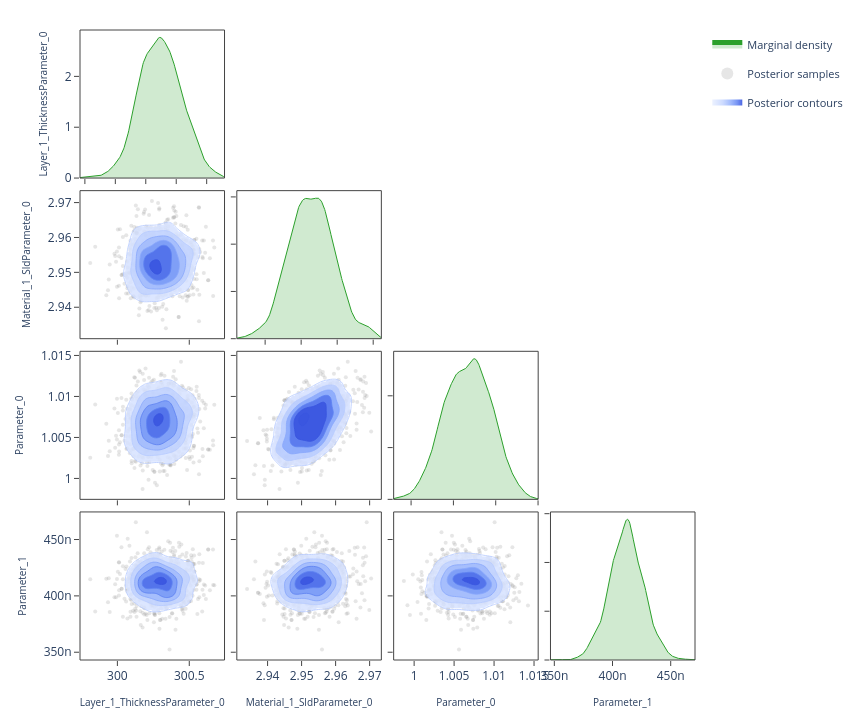

Source (notebook cell):
### Code cell
# ---- Corner plot ------------------------------------------------------------
# Pairwise correlations: marginal density on the diagonal, scatter samples
# and 2-D contours on the lower triangle.  Mirrors the "Corner Plot" sub-tab.

fig = plot_corner(posterior.draws, posterior.param_names)
fig.show()

### Figure 1 — Plotly figure (JSON) as saved in the notebook; plotly's stock layout.template omitted (floating-point values rounded to 4 significant figures; data arrays with more than 128 entries replaced by an {"elided": "..."} marker saying what was removed)
{"data": [{"fill": "tozeroy", "fillcolor": "rgba(44, 160, 44, 0.22)", "hoverinfo": "skip", "legendgroup": "marginal", "line": {"color": "rgb(44, 160, 44)", "width": 1}, "mode": "lines", "name": "Marginal density", "showlegend": true, "type": "scatter", "x": {"elided": "256 float values"}, "xaxis": "x", "y": {"elided": "256 float values"}, "yaxis": "y"}, {"hoverinfo": "skip", "legendgroup": "scatter", "marker": {"color": "rgba(140, 140, 140, 0.22)", "size": 4}, "mode": "markers", "name": "Posterior samples", "showlegend": true, "type": "scatter", "x": {"elided": "720 float values"}, "xaxis": "x5", "y": {"elided": "720 float values"}, "yaxis": "y5", "zorder": 0}, {"colorscale": [[0.0, "rgba(224, 233, 255, 0.62)"], [0.35, "rgba(183, 203, 255, 0.70)"], [0.6, "rgba(138, 169, 252, 0.78)"], [0.82, "rgba(96, 131, 242, 0.84)"], [1.0, "rgba(58, 86, 224, 0.90)"]], "connectgaps": false, "contours": {"coloring": "fill", "end": 159.0, "showlabels": false, "showlines": false, "size": 25.11, "start": 33.48}, "hoverinfo": "skip", "legendgroup": "contour", "name": "Posterior contours", "showlegend": true, "showscale": false, "type": "contour", "x": [299.8, 299.8, 299.8, 299.8, 299.8, 299.8, 299.8, 299.9, 299.9, 299.9, 299.9, 299.9, 299.9, 299.9, 299.9, 299.9, 300.0, 300.0, 300.0, 300.0, 300.0, 300.0, 300.0, 300.0, 300.1, 300.1, 300.1, 300.1, 300.1, 300.1, 300.1, 300.1, 300.2, 300.2, 300.2, 300.2, 300.2, 300.2, 300.2, 300.2, 300.2, 300.3, 300.3, 300.3, 300.3, 300.3, 300.3, 300.3, 300.3, 300.4, 300.4, 300.4, 300.4, 300.4, 300.4, 300.4, 300.4, 300.5, 300.5, 300.5, 300.5, 300.5, 300.5, 300.5, 300.5, 300.5, 300.6, 300.6, 300.6, 300.6, 300.6, 300.6, 300.6, 300.6, 300.7, 300.7, 300.7, 300.7, 300.7, 300.7], "xaxis": "x5", "y": [2.932, 2.933, 2.933, 2.934, 2.934, 2.935, 2.935, 2.936, 2.936, 2.937, 2.937, 2.938, 2.938, 2.939, 2.939, 2.94, 2.94, 2.941, 2.941, 2.942, 2.942, 2.943, 2.943, 2.944, 2.944, 2.945, 2.945, 2.946, 2.946, 2.947, 2.947, 2.948, 2.948, 2.949, 2.949, 2.95, 2.95, 2.951, 2.951, 2.952, 2.952, 2.953, 2.953, 2.954, 2.954, 2.955, 2.956, 2.956, 2.957, 2.957, 2.958, 2.958, 2.959, 2.959, 2.96, 2.96, 2.961, 2.961, 2.962, 2.962, 2.963, 2.963, 2.964, 2.964, 2.965, 2.965, 2.966, 2.966, 2.967, 2.967, 2.968, 2.968, 2.969, 2.969, 2.97, 2.97, 2.971, 2.971, 2.972, 2.972], "yaxis": "y5", "z": {"elided": "80x80 float values"}, "zmax": 159.0, "zmin": 33.48, "zorder": 1}, {"colorscale": [[0.0, "rgba(183, 203, 255, 0.94)"], [0.35, "rgba(183, 203, 255, 0.94)"], [0.35, "rgba(138, 169, 252, 0.95)"], [0.6, "rgba(138, 169, 252, 0.95)"], [0.6, "rgba(96, 131, 242, 0.96)"], [0.82, "rgba(96, 131, 242, 0.96)"], [0.82, "rgba(58, 86, 224, 0.98)"], [1.0, "rgba(58, 86, 224, 0.98)"]], "contours": {"coloring": "lines", "end": 159.0, "showlabels": false, "size": 25.11, "start": 33.48}, "hoverinfo": "skip", "legendgroup": "contour", "line": {"width": 0.9}, "showlegend": false, "showscale": false, "type": "contour", "x": [299.8, 299.8, 299.8, 299.8, 299.8, 299.8, 299.8, 299.9, 299.9, 299.9, 299.9, 299.9, 299.9, 299.9, 299.9, 299.9, 300.0, 300.0, 300.0, 300.0, 300.0, 300.0, 300.0, 300.0, 300.1, 300.1, 300.1, 300.1, 300.1, 300.1, 300.1, 300.1, 300.2, 300.2, 300.2, 300.2, 300.2, 300.2, 300.2, 300.2, 300.2, 300.3, 300.3, 300.3, 300.3, 300.3, 300.3, 300.3, 300.3, 300.4, 300.4, 300.4, 300.4, 300.4, 300.4, 300.4, 300.4, 300.5, 300.5, 300.5, 300.5, 300.5, 300.5, 300.5, 300.5, 300.5, 300.6, 300.6, 300.6, 300.6, 300.6, 300.6, 300.6, 300.6, 300.7, 300.7, 300.7, 300.7, 300.7, 300.7], "xaxis": "x5", "y": [2.932, 2.933, 2.933, 2.934, 2.934, 2.935, 2.935, 2.936, 2.936, 2.937, 2.937, 2.938, 2.938, 2.939, 2.939, 2.94, 2.94, 2.941, 2.941, 2.942, 2.942, 2.943, 2.943, 2.944, 2.944, 2.945, 2.945, 2.946, 2.946, 2.947, 2.947, 2.948, 2.948, 2.949, 2.949, 2.95, 2.95, 2.951, 2.951, 2.952, 2.952, 2.953, 2.953, 2.954, 2.954, 2.955, 2.956, 2.956, 2.957, 2.957, 2.958, 2.958, 2.959, 2.959, 2.96, 2.96, 2.961, 2.961, 2.962, 2.962, 2.963, 2.963, 2.964, 2.964, 2.965, 2.965, 2.966, 2.966, 2.967, 2.967, 2.968, 2.968, 2.969, 2.969, 2.97, 2.97, 2.971, 2.971, 2.972, 2.972], "yaxis": "y5", "z": {"elided": "80x80 float values"}, "zmax": 159.0, "zmin": 33.48, "zorder": 2}, {"fill": "tozeroy", "fillcolor": "rgba(44, 160, 44, 0.22)", "hoverinfo": "skip", "legendgroup": "marginal", "line": {"color": "rgb(44, 160, 44)", "width": 1}, "mode": "lines", "name": "Marginal density", "showlegend": false, "type": "scatter", "x": {"elided": "256 float values"}, "xaxis": "x6", "y": {"elided": "256 float values"}, "yaxis": "y6"}, {"hoverinfo": "skip", "legendgroup": "scatter", "marker": {"color": "rgba(140, 140, 140, 0.22)", "size": 4}, "mode": "markers", "name": "Posterior samples", "showlegend": false, "type": "scatter", "x": {"elided": "720 float values"}, "xaxis": "x9", "y": {"elided": "720 float values"}, "yaxis": "y9", "zorder": 0}, {"colorscale": [[0.0, "rgba(224, 233, 255, 0.62)"], [0.35, "rgba(183, 203, 255, 0.70)"], [0.6, "rgba(138, 169, 252, 0.78)"], [0.82, "rgba(96, 131, 242, 0.84)"], [1.0, "rgba(58, 86, 224, 0.90)"]], "connectgaps": false, "contours": {"coloring": "fill", "end": 370.5, "showlabels": false, "showlines": false, "size": 58.49, "start": 77.99}, "hoverinfo": "skip", "legendgroup": "contour", "name": "Posterior contours", "showlegend": false, "showscale": false, "type": "contour", "x": [299.8, 299.8, 299.8, 299.8, 299.8, 299.8, 299.8, 299.9, 299.9, 299.9, 299.9, 299.9, 299.9, 299.9, 299.9, 299.9, 300.0, 300.0, 300.0, 300.0, 300.0, 300.0, 300.0, 300.0, 300.1, 300.1, 300.1, 300.1, 300.1, 300.1, 300.1, 300.1, 300.2, 300.2, 300.2, 300.2, 300.2, 300.2, 300.2, 300.2, 300.2, 300.3, 300.3, 300.3, 300.3, 300.3, 300.3, 300.3, 300.3, 300.4, 300.4, 300.4, 300.4, 300.4, 300.4, 300.4, 300.4, 300.5, 300.5, 300.5, 300.5, 300.5, 300.5, 300.5, 300.5, 300.5, 300.6, 300.6, 300.6, 300.6, 300.6, 300.6, 300.6, 300.6, 300.7, 300.7, 300.7, 300.7, 300.7, 300.7], "xaxis": "x9", "y": [0.9979, 0.9982, 0.9984, 0.9986, 0.9988, 0.999, 0.9992, 0.9995, 0.9997, 0.9999, 1.0, 1.0, 1.001, 1.001, 1.001, 1.001, 1.001, 1.002, 1.002, 1.002, 1.002, 1.002, 1.003, 1.003, 1.003, 1.003, 1.004, 1.004, 1.004, 1.004, 1.004, 1.005, 1.005, 1.005, 1.005, 1.006, 1.006, 1.006, 1.006, 1.006, 1.007, 1.007, 1.007, 1.007, 1.007, 1.008, 1.008, 1.008, 1.008, 1.009, 1.009, 1.009, 1.009, 1.009, 1.01, 1.01, 1.01, 1.01, 1.01, 1.011, 1.011, 1.011, 1.011, 1.012, 1.012, 1.012, 1.012, 1.012, 1.013, 1.013, 1.013, 1.013, 1.014, 1.014, 1.014, 1.014, 1.014, 1.015, 1.015, 1.015], "yaxis": "y9", "z": {"elided": "80x80 float values"}, "zmax": 370.5, "zmin": 77.99, "zorder": 1}, {"colorscale": [[0.0, "rgba(183, 203, 255, 0.94)"], [0.35, "rgba(183, 203, 255, 0.94)"], [0.35, "rgba(138, 169, 252, 0.95)"], [0.6, "rgba(138, 169, 252, 0.95)"], [0.6, "rgba(96, 131, 242, 0.96)"], [0.82, "rgba(96, 131, 242, 0.96)"], [0.82, "rgba(58, 86, 224, 0.98)"], [1.0, "rgba(58, 86, 224, 0.98)"]], "contours": {"coloring": "lines", "end": 370.5, "showlabels": false, "size": 58.49, "start": 77.99}, "hoverinfo": "skip", "legendgroup": "contour", "line": {"width": 0.9}, "showlegend": false, "showscale": false, "type": "contour", "x": [299.8, 299.8, 299.8, 299.8, 299.8, 299.8, 299.8, 299.9, 299.9, 299.9, 299.9, 299.9, 299.9, 299.9, 299.9, 299.9, 300.0, 300.0, 300.0, 300.0, 300.0, 300.0, 300.0, 300.0, 300.1, 300.1, 300.1, 300.1, 300.1, 300.1, 300.1, 300.1, 300.2, 300.2, 300.2, 300.2, 300.2, 300.2, 300.2, 300.2, 300.2, 300.3, 300.3, 300.3, 300.3, 300.3, 300.3, 300.3, 300.3, 300.4, 300.4, 300.4, 300.4, 300.4, 300.4, 300.4, 300.4, 300.5, 300.5, 300.5, 300.5, 300.5, 300.5, 300.5, 300.5, 300.5, 300.6, 300.6, 300.6, 300.6, 300.6, 300.6, 300.6, 300.6, 300.7, 300.7, 300.7, 300.7, 300.7, 300.7], "xaxis": "x9", "y": [0.9979, 0.9982, 0.9984, 0.9986, 0.9988, 0.999, 0.9992, 0.9995, 0.9997, 0.9999, 1.0, 1.0, 1.001, 1.001, 1.001, 1.001, 1.001, 1.002, 1.002, 1.002, 1.002, 1.002, 1.003, 1.003, 1.003, 1.003, 1.004, 1.004, 1.004, 1.004, 1.004, 1.005, 1.005, 1.005, 1.005, 1.006, 1.006, 1.006, 1.006, 1.006, 1.007, 1.007, 1.007, 1.007, 1.007, 1.008, 1.008, 1.008, 1.008, 1.009, 1.009, 1.009, 1.009, 1.009, 1.01, 1.01, 1.01, 1.01, 1.01, 1.011, 1.011, 1.011, 1.011, 1.012, 1.012, 1.012, 1.012, 1.012, 1.013, 1.013, 1.013, 1.013, 1.014, 1.014, 1.014, 1.014, 1.014, 1.015, 1.015, 1.015], "yaxis": "y9", "z": {"elided": "80x80 float values"}, "zmax": 370.5, "zmin": 77.99, "zorder": 2}, {"hoverinfo": "skip", "legendgroup": "scatter", "marker": {"color": "rgba(140, 140, 140, 0.22)", "size": 4}, "mode": "markers", "name": "Posterior samples", "showlegend": false, "type": "scatter", "x": {"elided": "720 float values"}, "xaxis": "x10", "y": {"elided": "720 float values"}, "yaxis": "y10", "zorder": 0}, {"colorscale": [[0.0, "rgba(224, 233, 255, 0.62)"], [0.35, "rgba(183, 203, 255, 0.70)"], [0.6, "rgba(138, 169, 252, 0.78)"], [0.82, "rgba(96, 131, 242, 0.84)"], [1.0, "rgba(58, 86, 224, 0.90)"]], "connectgaps": false, "contours": {"coloring": "fill", "end": 8393.0, "showlabels": false, "showlines": false, "size": 1325.0, "start": 1767.0}, "hoverinfo": "skip", "legendgroup": "contour", "name": "Posterior contours", "showlegend": false, "showscale": false, "type": "contour", "x": [2.932, 2.933, 2.933, 2.934, 2.934, 2.935, 2.935, 2.936, 2.936, 2.937, 2.937, 2.938, 2.938, 2.939, 2.939, 2.94, 2.94, 2.941, 2.941, 2.942, 2.942, 2.943, 2.943, 2.944, 2.944, 2.945, 2.945, 2.946, 2.946, 2.947, 2.947, 2.948, 2.948, 2.949, 2.949, 2.95, 2.95, 2.951, 2.951, 2.952, 2.952, 2.953, 2.953, 2.954, 2.954, 2.955, 2.956, 2.956, 2.957, 2.957, 2.958, 2.958, 2.959, 2.959, 2.96, 2.96, 2.961, 2.961, 2.962, 2.962, 2.963, 2.963, 2.964, 2.964, 2.965, 2.965, 2.966, 2.966, 2.967, 2.967, 2.968, 2.968, 2.969, 2.969, 2.97, 2.97, 2.971, 2.971, 2.972, 2.972], "xaxis": "x10", "y": [0.9979, 0.9982, 0.9984, 0.9986, 0.9988, 0.999, 0.9992, 0.9995, 0.9997, 0.9999, 1.0, 1.0, 1.001, 1.001, 1.001, 1.001, 1.001, 1.002, 1.002, 1.002, 1.002, 1.002, 1.003, 1.003, 1.003, 1.003, 1.004, 1.004, 1.004, 1.004, 1.004, 1.005, 1.005, 1.005, 1.005, 1.006, 1.006, 1.006, 1.006, 1.006, 1.007, 1.007, 1.007, 1.007, 1.007, 1.008, 1.008, 1.008, 1.008, 1.009, 1.009, 1.009, 1.009, 1.009, 1.01, 1.01, 1.01, 1.01, 1.01, 1.011, 1.011, 1.011, 1.011, 1.012, 1.012, 1.012, 1.012, 1.012, 1.013, 1.013, 1.013, 1.013, 1.014, 1.014, 1.014, 1.014, 1.014, 1.015, 1.015, 1.015], "yaxis": "y10", "z": {"elided": "80x80 float values"}, "zmax": 8393.0, "zmin": 1767.0, "zorder": 1}, {"colorscale": [[0.0, "rgba(183, 203, 255, 0.94)"], [0.35, "rgba(183, 203, 255, 0.94)"], [0.35, "rgba(138, 169, 252, 0.95)"], [0.6, "rgba(138, 169, 252, 0.95)"], [0.6, "rgba(96, 131, 242, 0.96)"], [0.82, "rgba(96, 131, 242, 0.96)"], [0.82, "rgba(58, 86, 224, 0.98)"], [1.0, "rgba(58, 86, 224, 0.98)"]], "contours": {"coloring": "lines", "end": 8393.0, "showlabels": false, "size": 1325.0, "start": 1767.0}, "hoverinfo": "skip", "legendgroup": "contour", "line": {"width": 0.9}, "showlegend": false, "showscale": false, "type": "contour", "x": [2.932, 2.933, 2.933, 2.934, 2.934, 2.935, 2.935, 2.936, 2.936, 2.937, 2.937, 2.938, 2.938, 2.939, 2.939, 2.94, 2.94, 2.941, 2.941, 2.942, 2.942, 2.943, 2.943, 2.944, 2.944, 2.945, 2.945, 2.946, 2.946, 2.947, 2.947, 2.948, 2.948, 2.949, 2.949, 2.95, 2.95, 2.951, 2.951, 2.952, 2.952, 2.953, 2.953, 2.954, 2.954, 2.955, 2.956, 2.956, 2.957, 2.957, 2.958, 2.958, 2.959, 2.959, 2.96, 2.96, 2.961, 2.961, 2.962, 2.962, 2.963, 2.963, 2.964, 2.964, 2.965, 2.965, 2.966, 2.966, 2.967, 2.967, 2.968, 2.968, 2.969, 2.969, 2.97, 2.97, 2.971, 2.971, 2.972, 2.972], "xaxis": "x10", "y": [0.9979, 0.9982, 0.9984, 0.9986, 0.9988, 0.999, 0.9992, 0.9995, 0.9997, 0.9999, 1.0, 1.0, 1.001, 1.001, 1.001, 1.001, 1.001, 1.002, 1.002, 1.002, 1.002, 1.002, 1.003, 1.003, 1.003, 1.003, 1.004, 1.004, 1.004, 1.004, 1.004, 1.005, 1.005, 1.005, 1.005, 1.006, 1.006, 1.006, 1.006, 1.006, 1.007, 1.007, 1.007, 1.007, 1.007, 1.008, 1.008, 1.008, 1.008, 1.009, 1.009, 1.009, 1.009, 1.009, 1.01, 1.01, 1.01, 1.01, 1.01, 1.011, 1.011, 1.011, 1.011, 1.012, 1.012, 1.012, 1.012, 1.012, 1.013, 1.013, 1.013, 1.013, 1.014, 1.014, 1.014, 1.014, 1.014, 1.015, 1.015, 1.015], "yaxis": "y10", "z": {"elided": "80x80 float values"}, "zmax": 8393.0, "zmin": 1767.0, "zorder": 2}, {"fill": "tozeroy", "fillcolor": "rgba(44, 160, 44, 0.22)", "hoverinfo": "skip", "legendgroup": "marginal", "line": {"color": "rgb(44, 160, 44)", "width": 1}, "mode": "lines", "name": "Marginal density", "showlegend": false, "type": "scatter", "x": {"elided": "256 float values"}, "xaxis": "x11", "y": {"elided": "256 float values"}, "yaxis": "y11"}, {"hoverinfo": "skip", "legendgroup": "scatter", "marker": {"color": "rgba(140, 140, 140, 0.22)", "size": 4}, "mode": "markers", "name": "Posterior samples", "showlegend": false, "type": "scatter", "x": {"elided": "720 float values"}, "xaxis": "x13", "y": {"elided": "720 float values"}, "yaxis": "y13", "zorder": 0}, {"colorscale": [[0.0, "rgba(224, 233, 255, 0.62)"], [0.35, "rgba(183, 203, 255, 0.70)"], [0.6, "rgba(138, 169, 252, 0.78)"], [0.82, "rgba(96, 131, 242, 0.84)"], [1.0, "rgba(58, 86, 224, 0.90)"]], "connectgaps": false, "contours": {"coloring": "fill", "end": 73240000.0, "showlabels": false, "showlines": false, "size": 11560000.0, "start": 15420000.0}, "hoverinfo": "skip", "legendgroup": "contour", "name": "Posterior contours", "showlegend": false, "showscale": false, "type": "contour", "x": [299.8, 299.8, 299.8, 299.8, 299.8, 299.8, 299.8, 299.9, 299.9, 299.9, 299.9, 299.9, 299.9, 299.9, 299.9, 299.9, 300.0, 300.0, 300.0, 300.0, 300.0, 300.0, 300.0, 300.0, 300.1, 300.1, 300.1, 300.1, 300.1, 300.1, 300.1, 300.1, 300.2, 300.2, 300.2, 300.2, 300.2, 300.2, 300.2, 300.2, 300.2, 300.3, 300.3, 300.3, 300.3, 300.3, 300.3, 300.3, 300.3, 300.4, 300.4, 300.4, 300.4, 300.4, 300.4, 300.4, 300.4, 300.5, 300.5, 300.5, 300.5, 300.5, 300.5, 300.5, 300.5, 300.5, 300.6, 300.6, 300.6, 300.6, 300.6, 300.6, 300.6, 300.6, 300.7, 300.7, 300.7, 300.7, 300.7, 300.7], "xaxis": "x13", "y": [3.467e-07, 3.483e-07, 3.498e-07, 3.514e-07, 3.53e-07, 3.546e-07, 3.561e-07, 3.577e-07, 3.593e-07, 3.608e-07, 3.624e-07, 3.64e-07, 3.656e-07, 3.671e-07, 3.687e-07, 3.703e-07, 3.718e-07, 3.734e-07, 3.75e-07, 3.766e-07, 3.781e-07, 3.797e-07, 3.813e-07, 3.828e-07, 3.844e-07, 3.86e-07, 3.876e-07, 3.891e-07, 3.907e-07, 3.923e-07, 3.939e-07, 3.954e-07, 3.97e-07, 3.986e-07, 4.001e-07, 4.017e-07, 4.033e-07, 4.049e-07, 4.064e-07, 4.08e-07, 4.096e-07, 4.111e-07, 4.127e-07, 4.143e-07, 4.159e-07, 4.174e-07, 4.19e-07, 4.206e-07, 4.221e-07, 4.237e-07, 4.253e-07, 4.269e-07, 4.284e-07, 4.3e-07, 4.316e-07, 4.332e-07, 4.347e-07, 4.363e-07, 4.379e-07, 4.394e-07, 4.41e-07, 4.426e-07, 4.442e-07, 4.457e-07, 4.473e-07, 4.489e-07, 4.504e-07, 4.52e-07, 4.536e-07, 4.552e-07, 4.567e-07, 4.583e-07, 4.599e-07, 4.614e-07, 4.63e-07, 4.646e-07, 4.662e-07, 4.677e-07, 4.693e-07, 4.709e-07], "yaxis": "y13", "z": {"elided": "80x80 float values"}, "zmax": 73240000.0, "zmin": 15420000.0, "zorder": 1}, {"colorscale": [[0.0, "rgba(183, 203, 255, 0.94)"], [0.35, "rgba(183, 203, 255, 0.94)"], [0.35, "rgba(138, 169, 252, 0.95)"], [0.6, "rgba(138, 169, 252, 0.95)"], [0.6, "rgba(96, 131, 242, 0.96)"], [0.82, "rgba(96, 131, 242, 0.96)"], [0.82, "rgba(58, 86, 224, 0.98)"], [1.0, "rgba(58, 86, 224, 0.98)"]], "contours": {"coloring": "lines", "end": 73240000.0, "showlabels": false, "size": 11560000.0, "start": 15420000.0}, "hoverinfo": "skip", "legendgroup": "contour", "line": {"width": 0.9}, "showlegend": false, "showscale": false, "type": "contour", "x": [299.8, 299.8, 299.8, 299.8, 299.8, 299.8, 299.8, 299.9, 299.9, 299.9, 299.9, 299.9, 299.9, 299.9, 299.9, 299.9, 300.0, 300.0, 300.0, 300.0, 300.0, 300.0, 300.0, 300.0, 300.1, 300.1, 300.1, 300.1, 300.1, 300.1, 300.1, 300.1, 300.2, 300.2, 300.2, 300.2, 300.2, 300.2, 300.2, 300.2, 300.2, 300.3, 300.3, 300.3, 300.3, 300.3, 300.3, 300.3, 300.3, 300.4, 300.4, 300.4, 300.4, 300.4, 300.4, 300.4, 300.4, 300.5, 300.5, 300.5, 300.5, 300.5, 300.5, 300.5, 300.5, 300.5, 300.6, 300.6, 300.6, 300.6, 300.6, 300.6, 300.6, 300.6, 300.7, 300.7, 300.7, 300.7, 300.7, 300.7], "xaxis": "x13", "y": [3.467e-07, 3.483e-07, 3.498e-07, 3.514e-07, 3.53e-07, 3.546e-07, 3.561e-07, 3.577e-07, 3.593e-07, 3.608e-07, 3.624e-07, 3.64e-07, 3.656e-07, 3.671e-07, 3.687e-07, 3.703e-07, 3.718e-07, 3.734e-07, 3.75e-07, 3.766e-07, 3.781e-07, 3.797e-07, 3.813e-07, 3.828e-07, 3.844e-07, 3.86e-07, 3.876e-07, 3.891e-07, 3.907e-07, 3.923e-07, 3.939e-07, 3.954e-07, 3.97e-07, 3.986e-07, 4.001e-07, 4.017e-07, 4.033e-07, 4.049e-07, 4.064e-07, 4.08e-07, 4.096e-07, 4.111e-07, 4.127e-07, 4.143e-07, 4.159e-07, 4.174e-07, 4.19e-07, 4.206e-07, 4.221e-07, 4.237e-07, 4.253e-07, 4.269e-07, 4.284e-07, 4.3e-07, 4.316e-07, 4.332e-07, 4.347e-07, 4.363e-07, 4.379e-07, 4.394e-07, 4.41e-07, 4.426e-07, 4.442e-07, 4.457e-07, 4.473e-07, 4.489e-07, 4.504e-07, 4.52e-07, 4.536e-07, 4.552e-07, 4.567e-07, 4.583e-07, 4.599e-07, 4.614e-07, 4.63e-07, 4.646e-07, 4.662e-07, 4.677e-07, 4.693e-07, 4.709e-07], "yaxis": "y13", "z": {"elided": "80x80 float values"}, "zmax": 73240000.0, "zmin": 15420000.0, "zorder": 2}, {"hoverinfo": "skip", "legendgroup": "scatter", "marker": {"color": "rgba(140, 140, 140, 0.22)", "size": 4}, "mode": "markers", "name": "Posterior samples", "showlegend": false, "type": "scatter", "x": {"elided": "720 float values"}, "xaxis": "x14", "y": {"elided": "720 float values"}, "yaxis": "y14", "zorder": 0}, {"colorscale": [[0.0, "rgba(224, 233, 255, 0.62)"], [0.35, "rgba(183, 203, 255, 0.70)"], [0.6, "rgba(138, 169, 252, 0.78)"], [0.82, "rgba(96, 131, 242, 0.84)"], [1.0, "rgba(58, 86, 224, 0.90)"]], "connectgaps": false, "contours": {"coloring": "fill", "end": 1639000000.0, "showlabels": false, "showlines": false, "size": 258700000.0, "start": 345000000.0}, "hoverinfo": "skip", "legendgroup": "contour", "name": "Posterior contours", "showlegend": false, "showscale": false, "type": "contour", "x": [2.932, 2.933, 2.933, 2.934, 2.934, 2.935, 2.935, 2.936, 2.936, 2.937, 2.937, 2.938, 2.938, 2.939, 2.939, 2.94, 2.94, 2.941, 2.941, 2.942, 2.942, 2.943, 2.943, 2.944, 2.944, 2.945, 2.945, 2.946, 2.946, 2.947, 2.947, 2.948, 2.948, 2.949, 2.949, 2.95, 2.95, 2.951, 2.951, 2.952, 2.952, 2.953, 2.953, 2.954, 2.954, 2.955, 2.956, 2.956, 2.957, 2.957, 2.958, 2.958, 2.959, 2.959, 2.96, 2.96, 2.961, 2.961, 2.962, 2.962, 2.963, 2.963, 2.964, 2.964, 2.965, 2.965, 2.966, 2.966, 2.967, 2.967, 2.968, 2.968, 2.969, 2.969, 2.97, 2.97, 2.971, 2.971, 2.972, 2.972], "xaxis": "x14", "y": [3.467e-07, 3.483e-07, 3.498e-07, 3.514e-07, 3.53e-07, 3.546e-07, 3.561e-07, 3.577e-07, 3.593e-07, 3.608e-07, 3.624e-07, 3.64e-07, 3.656e-07, 3.671e-07, 3.687e-07, 3.703e-07, 3.718e-07, 3.734e-07, 3.75e-07, 3.766e-07, 3.781e-07, 3.797e-07, 3.813e-07, 3.828e-07, 3.844e-07, 3.86e-07, 3.876e-07, 3.891e-07, 3.907e-07, 3.923e-07, 3.939e-07, 3.954e-07, 3.97e-07, 3.986e-07, 4.001e-07, 4.017e-07, 4.033e-07, 4.049e-07, 4.064e-07, 4.08e-07, 4.096e-07, 4.111e-07, 4.127e-07, 4.143e-07, 4.159e-07, 4.174e-07, 4.19e-07, 4.206e-07, 4.221e-07, 4.237e-07, 4.253e-07, 4.269e-07, 4.284e-07, 4.3e-07, 4.316e-07, 4.332e-07, 4.347e-07, 4.363e-07, 4.379e-07, 4.394e-07, 4.41e-07, 4.426e-07, 4.442e-07, 4.457e-07, 4.473e-07, 4.489e-07, 4.504e-07, 4.52e-07, 4.536e-07, 4.552e-07, 4.567e-07, 4.583e-07, 4.599e-07, 4.614e-07, 4.63e-07, 4.646e-07, 4.662e-07, 4.677e-07, 4.693e-07, 4.709e-07], "yaxis": "y14", "z": {"elided": "80x80 float values"}, "zmax": 1639000000.0, "zmin": 345000000.0, "zorder": 1}, {"colorscale": [[0.0, "rgba(183, 203, 255, 0.94)"], [0.35, "rgba(183, 203, 255, 0.94)"], [0.35, "rgba(138, 169, 252, 0.95)"], [0.6, "rgba(138, 169, 252, 0.95)"], [0.6, "rgba(96, 131, 242, 0.96)"], [0.82, "rgba(96, 131, 242, 0.96)"], [0.82, "rgba(58, 86, 224, 0.98)"], [1.0, "rgba(58, 86, 224, 0.98)"]], "contours": {"coloring": "lines", "end": 1639000000.0, "showlabels": false, "size": 258700000.0, "start": 345000000.0}, "hoverinfo": "skip", "legendgroup": "contour", "line": {"width": 0.9}, "showlegend": false, "showscale": false, "type": "contour", "x": [2.932, 2.933, 2.933, 2.934, 2.934, 2.935, 2.935, 2.936, 2.936, 2.937, 2.937, 2.938, 2.938, 2.939, 2.939, 2.94, 2.94, 2.941, 2.941, 2.942, 2.942, 2.943, 2.943, 2.944, 2.944, 2.945, 2.945, 2.946, 2.946, 2.947, 2.947, 2.948, 2.948, 2.949, 2.949, 2.95, 2.95, 2.951, 2.951, 2.952, 2.952, 2.953, 2.953, 2.954, 2.954, 2.955, 2.956, 2.956, 2.957, 2.957, 2.958, 2.958, 2.959, 2.959, 2.96, 2.96, 2.961, 2.961, 2.962, 2.962, 2.963, 2.963, 2.964, 2.964, 2.965, 2.965, 2.966, 2.966, 2.967, 2.967, 2.968, 2.968, 2.969, 2.969, 2.97, 2.97, 2.971, 2.971, 2.972, 2.972], "xaxis": "x14", "y": [3.467e-07, 3.483e-07, 3.498e-07, 3.514e-07, 3.53e-07, 3.546e-07, 3.561e-07, 3.577e-07, 3.593e-07, 3.608e-07, 3.624e-07, 3.64e-07, 3.656e-07, 3.671e-07, 3.687e-07, 3.703e-07, 3.718e-07, 3.734e-07, 3.75e-07, 3.766e-07, 3.781e-07, 3.797e-07, 3.813e-07, 3.828e-07, 3.844e-07, 3.86e-07, 3.876e-07, 3.891e-07, 3.907e-07, 3.923e-07, 3.939e-07, 3.954e-07, 3.97e-07, 3.986e-07, 4.001e-07, 4.017e-07, 4.033e-07, 4.049e-07, 4.064e-07, 4.08e-07, 4.096e-07, 4.111e-07, 4.127e-07, 4.143e-07, 4.159e-07, 4.174e-07, 4.19e-07, 4.206e-07, 4.221e-07, 4.237e-07, 4.253e-07, 4.269e-07, 4.284e-07, 4.3e-07, 4.316e-07, 4.332e-07, 4.347e-07, 4.363e-07, 4.379e-07, 4.394e-07, 4.41e-07, 4.426e-07, 4.442e-07, 4.457e-07, 4.473e-07, 4.489e-07, 4.504e-07, 4.52e-07, 4.536e-07, 4.552e-07, 4.567e-07, 4.583e-07, 4.599e-07, 4.614e-07, 4.63e-07, 4.646e-07, 4.662e-07, 4.677e-07, 4.693e-07, 4.709e-07], "yaxis": "y14", "z": {"elided": "80x80 float values"}, "zmax": 1639000000.0, "zmin": 345000000.0, "zorder": 2}, {"hoverinfo": "skip", "legendgroup": "scatter", "marker": {"color": "rgba(140, 140, 140, 0.22)", "size": 4}, "mode": "markers", "name": "Posterior samples", "showlegend": false, "type": "scatter", "x": {"elided": "720 float values"}, "xaxis": "x15", "y": {"elided": "720 float values"}, "yaxis": "y15", "zorder": 0}, {"colorscale": [[0.0, "rgba(224, 233, 255, 0.62)"], [0.35, "rgba(183, 203, 255, 0.70)"], [0.6, "rgba(138, 169, 252, 0.78)"], [0.82, "rgba(96, 131, 242, 0.84)"], [1.0, "rgba(58, 86, 224, 0.90)"]], "connectgaps": false, "contours": {"coloring": "fill", "end": 3641000000.0, "showlabels": false, "showlines": false, "size": 575000000.0, "start": 766600000.0}, "hoverinfo": "skip", "legendgroup": "contour", "name": "Posterior contours", "showlegend": false, "showscale": false, "type": "contour", "x": [0.9979, 0.9982, 0.9984, 0.9986, 0.9988, 0.999, 0.9992, 0.9995, 0.9997, 0.9999, 1.0, 1.0, 1.001, 1.001, 1.001, 1.001, 1.001, 1.002, 1.002, 1.002, 1.002, 1.002, 1.003, 1.003, 1.003, 1.003, 1.004, 1.004, 1.004, 1.004, 1.004, 1.005, 1.005, 1.005, 1.005, 1.006, 1.006, 1.006, 1.006, 1.006, 1.007, 1.007, 1.007, 1.007, 1.007, 1.008, 1.008, 1.008, 1.008, 1.009, 1.009, 1.009, 1.009, 1.009, 1.01, 1.01, 1.01, 1.01, 1.01, 1.011, 1.011, 1.011, 1.011, 1.012, 1.012, 1.012, 1.012, 1.012, 1.013, 1.013, 1.013, 1.013, 1.014, 1.014, 1.014, 1.014, 1.014, 1.015, 1.015, 1.015], "xaxis": "x15", "y": [3.467e-07, 3.483e-07, 3.498e-07, 3.514e-07, 3.53e-07, 3.546e-07, 3.561e-07, 3.577e-07, 3.593e-07, 3.608e-07, 3.624e-07, 3.64e-07, 3.656e-07, 3.671e-07, 3.687e-07, 3.703e-07, 3.718e-07, 3.734e-07, 3.75e-07, 3.766e-07, 3.781e-07, 3.797e-07, 3.813e-07, 3.828e-07, 3.844e-07, 3.86e-07, 3.876e-07, 3.891e-07, 3.907e-07, 3.923e-07, 3.939e-07, 3.954e-07, 3.97e-07, 3.986e-07, 4.001e-07, 4.017e-07, 4.033e-07, 4.049e-07, 4.064e-07, 4.08e-07, 4.096e-07, 4.111e-07, 4.127e-07, 4.143e-07, 4.159e-07, 4.174e-07, 4.19e-07, 4.206e-07, 4.221e-07, 4.237e-07, 4.253e-07, 4.269e-07, 4.284e-07, 4.3e-07, 4.316e-07, 4.332e-07, 4.347e-07, 4.363e-07, 4.379e-07, 4.394e-07, 4.41e-07, 4.426e-07, 4.442e-07, 4.457e-07, 4.473e-07, 4.489e-07, 4.504e-07, 4.52e-07, 4.536e-07, 4.552e-07, 4.567e-07, 4.583e-07, 4.599e-07, 4.614e-07, 4.63e-07, 4.646e-07, 4.662e-07, 4.677e-07, 4.693e-07, 4.709e-07], "yaxis": "y15", "z": {"elided": "80x80 float values"}, "zmax": 3641000000.0, "zmin": 766600000.0, "zorder": 1}, {"colorscale": [[0.0, "rgba(183, 203, 255, 0.94)"], [0.35, "rgba(183, 203, 255, 0.94)"], [0.35, "rgba(138, 169, 252, 0.95)"], [0.6, "rgba(138, 169, 252, 0.95)"], [0.6, "rgba(96, 131, 242, 0.96)"], [0.82, "rgba(96, 131, 242, 0.96)"], [0.82, "rgba(58, 86, 224, 0.98)"], [1.0, "rgba(58, 86, 224, 0.98)"]], "contours": {"coloring": "lines", "end": 3641000000.0, "showlabels": false, "size": 575000000.0, "start": 766600000.0}, "hoverinfo": "skip", "legendgroup": "contour", "line": {"width": 0.9}, "showlegend": false, "showscale": false, "type": "contour", "x": [0.9979, 0.9982, 0.9984, 0.9986, 0.9988, 0.999, 0.9992, 0.9995, 0.9997, 0.9999, 1.0, 1.0, 1.001, 1.001, 1.001, 1.001, 1.001, 1.002, 1.002, 1.002, 1.002, 1.002, 1.003, 1.003, 1.003, 1.003, 1.004, 1.004, 1.004, 1.004, 1.004, 1.005, 1.005, 1.005, 1.005, 1.006, 1.006, 1.006, 1.006, 1.006, 1.007, 1.007, 1.007, 1.007, 1.007, 1.008, 1.008, 1.008, 1.008, 1.009, 1.009, 1.009, 1.009, 1.009, 1.01, 1.01, 1.01, 1.01, 1.01, 1.011, 1.011, 1.011, 1.011, 1.012, 1.012, 1.012, 1.012, 1.012, 1.013, 1.013, 1.013, 1.013, 1.014, 1.014, 1.014, 1.014, 1.014, 1.015, 1.015, 1.015], "xaxis": "x15", "y": [3.467e-07, 3.483e-07, 3.498e-07, 3.514e-07, 3.53e-07, 3.546e-07, 3.561e-07, 3.577e-07, 3.593e-07, 3.608e-07, 3.624e-07, 3.64e-07, 3.656e-07, 3.671e-07, 3.687e-07, 3.703e-07, 3.718e-07, 3.734e-07, 3.75e-07, 3.766e-07, 3.781e-07, 3.797e-07, 3.813e-07, 3.828e-07, 3.844e-07, 3.86e-07, 3.876e-07, 3.891e-07, 3.907e-07, 3.923e-07, 3.939e-07, 3.954e-07, 3.97e-07, 3.986e-07, 4.001e-07, 4.017e-07, 4.033e-07, 4.049e-07, 4.064e-07, 4.08e-07, 4.096e-07, 4.111e-07, 4.127e-07, 4.143e-07, 4.159e-07, 4.174e-07, 4.19e-07, 4.206e-07, 4.221e-07, 4.237e-07, 4.253e-07, 4.269e-07, 4.284e-07, 4.3e-07, 4.316e-07, 4.332e-07, 4.347e-07, 4.363e-07, 4.379e-07, 4.394e-07, 4.41e-07, 4.426e-07, 4.442e-07, 4.457e-07, 4.473e-07, 4.489e-07, 4.504e-07, 4.52e-07, 4.536e-07, 4.552e-07, 4.567e-07, 4.583e-07, 4.599e-07, 4.614e-07, 4.63e-07, 4.646e-07, 4.662e-07, 4.677e-07, 4.693e-07, 4.709e-07], "yaxis": "y15", "z": {"elided": "80x80 float values"}, "zmax": 3641000000.0, "zmin": 766600000.0, "zorder": 2}, {"fill": "tozeroy", "fillcolor": "rgba(44, 160, 44, 0.22)", "hoverinfo": "skip", "legendgroup": "marginal", "line": {"color": "rgb(44, 160, 44)", "width": 1}, "mode": "lines", "name": "Marginal density", "showlegend": false, "type": "scatter", "x": {"elided": "256 float values"}, "xaxis": "x16", "y": {"elided": "256 float values"}, "yaxis": "y16"}], "layout": {"height": 720, "legend": {"font": {"size": 11}, "itemsizing": "constant", "orientation": "v", "x": 1.02, "xanchor": "left", "y": 1.0, "yanchor": "top"}, "margin": {"b": 60, "l": 80, "r": 160, "t": 30}, "plot_bgcolor": "white", "shapes": [{"fillcolor": "rgba(0,0,0,0)", "layer": "above", "line": {"color": "#444", "width": 1}, "type": "rect", "x0": 0, "x1": 1, "xref": "x domain", "y0": 0, "y1": 1, "yref": "y domain"}, {"fillcolor": "rgba(0,0,0,0)", "layer": "above", "line": {"color": "#444", "width": 1}, "type": "rect", "x0": 0, "x1": 1, "xref": "x5 domain", "y0": 0, "y1": 1, "yref": "y5 domain"}, {"fillcolor": "rgba(0,0,0,0)", "layer": "above", "line": {"color": "#444", "width": 1}, "type": "rect", "x0": 0, "x1": 1, "xref": "x6 domain", "y0": 0, "y1": 1, "yref": "y6 domain"}, {"fillcolor": "rgba(0,0,0,0)", "layer": "above", "line": {"color": "#444", "width": 1}, "type": "rect", "x0": 0, "x1": 1, "xref": "x9 domain", "y0": 0, "y1": 1, "yref": "y9 domain"}, {"fillcolor": "rgba(0,0,0,0)", "layer": "above", "line": {"color": "#444", "width": 1}, "type": "rect", "x0": 0, "x1": 1, "xref": "x10 domain", "y0": 0, "y1": 1, "yref": "y10 domain"}, {"fillcolor": "rgba(0,0,0,0)", "layer": "above", "line": {"color": "#444", "width": 1}, "type": "rect", "x0": 0, "x1": 1, "xref": "x11 domain", "y0": 0, "y1": 1, "yref": "y11 domain"}, {"fillcolor": "rgba(0,0,0,0)", "layer": "above", "line": {"color": "#444", "width": 1}, "type": "rect", "x0": 0, "x1": 1, "xref": "x13 domain", "y0": 0, "y1": 1, "yref": "y13 domain"}, {"fillcolor": "rgba(0,0,0,0)", "layer": "above", "line": {"color": "#444", "width": 1}, "type": "rect", "x0": 0, "x1": 1, "xref": "x14 domain", "y0": 0, "y1": 1, "yref": "y14 domain"}, {"fillcolor": "rgba(0,0,0,0)", "layer": "above", "line": {"color": "#444", "width": 1}, "type": "rect", "x0": 0, "x1": 1, "xref": "x15 domain", "y0": 0, "y1": 1, "yref": "y15 domain"}, {"fillcolor": "rgba(0,0,0,0)", "layer": "above", "line": {"color": "#444", "width": 1}, "type": "rect", "x0": 0, "x1": 1, "xref": "x16 domain", "y0": 0, "y1": 1, "yref": "y16 domain"}], "showlegend": true, "width": 860, "xaxis": {"anchor": "y", "domain": [0.0, 0.235], "showgrid": false, "showticklabels": false, "ticks": "outside", "zeroline": false}, "xaxis10": {"anchor": "y10", "domain": [0.255, 0.49], "showgrid": false, "showticklabels": false, "ticks": "outside", "zeroline": false}, "xaxis11": {"anchor": "y11", "domain": [0.51, 0.745], "showgrid": false, "showticklabels": false, "ticks": "outside", "zeroline": false}, "xaxis12": {"anchor": "y12", "domain": [0.765, 1.0], "showgrid": false, "ticks": "outside", "visible": false, "zeroline": false}, "xaxis13": {"anchor": "y13", "domain": [0.0, 0.235], "showgrid": false, "ticks": "outside", "title": {"font": {"size": 10}, "text": "Layer_1_ThicknessParameter_0"}, "zeroline": false}, "xaxis14": {"anchor": "y14", "domain": [0.255, 0.49], "showgrid": false, "ticks": "outside", "title": {"font": {"size": 10}, "text": "Material_1_SldParameter_0"}, "zeroline": false}, "xaxis15": {"anchor": "y15", "domain": [0.51, 0.745], "showgrid": false, "ticks": "outside", "title": {"font": {"size": 10}, "text": "Parameter_0"}, "zeroline": false}, "xaxis16": {"anchor": "y16", "domain": [0.765, 1.0], "showgrid": false, "ticks": "outside", "title": {"font": {"size": 10}, "text": "Parameter_1"}, "zeroline": false}, "xaxis2": {"anchor": "y2", "domain": [0.255, 0.49], "showgrid": false, "ticks": "outside", "visible": false, "zeroline": false}, "xaxis3": {"anchor": "y3", "domain": [0.51, 0.745], "showgrid": false, "ticks": "outside", "visible": false, "zeroline": false}, "xaxis4": {"anchor": "y4", "domain": [0.765, 1.0], "showgrid": false, "ticks": "outside", "visible": false, "zeroline": false}, "xaxis5": {"anchor": "y5", "domain": [0.0, 0.235], "showgrid": false, "showticklabels": false, "ticks": "outside", "zeroline": false}, "xaxis6": {"anchor": "y6", "domain": [0.255, 0.49], "showgrid": false, "showticklabels": false, "ticks": "outside", "zeroline": false}, "xaxis7": {"anchor": "y7", "domain": [0.51, 0.745], "showgrid": false, "ticks": "outside", "visible": false, "zeroline": false}, "xaxis8": {"anchor": "y8", "domain": [0.765, 1.0], "showgrid": false, "ticks": "outside", "visible": false, "zeroline": false}, "xaxis9": {"anchor": "y9", "domain": [0.0, 0.235], "showgrid": false, "showticklabels": false, "ticks": "outside", "zeroline": false}, "yaxis": {"anchor": "x", "domain": [0.765, 1.0], "showgrid": false, "ticks": "outside", "title": {"font": {"size": 10}, "text": "Layer_1_ThicknessParameter_0"}, "zeroline": false}, "yaxis10": {"anchor": "x10", "domain": [0.255, 0.49], "showgrid": false, "showticklabels": false, "ticks": "outside", "zeroline": false}, "yaxis11": {"anchor": "x11", "domain": [0.255, 0.49], "showgrid": false, "showticklabels": false, "ticks": "outside", "zeroline": false}, "yaxis12": {"anchor": "x12", "domain": [0.255, 0.49], "showgrid": false, "ticks": "outside", "visible": false, "zeroline": false}, "yaxis13": {"anchor": "x13", "domain": [0.0, 0.235], "showgrid": false, "ticks": "outside", "title": {"font": {"size": 10}, "text": "Parameter_1"}, "zeroline": false}, "yaxis14": {"anchor": "x14", "domain": [0.0, 0.235], "showgrid": false, "showticklabels": false, "ticks": "outside", "zeroline": false}, "yaxis15": {"anchor": "x15", "domain": [0.0, 0.235], "showgrid": false, "showticklabels": false, "ticks": "outside", "zeroline": false}, "yaxis16": {"anchor": "x16", "domain": [0.0, 0.235], "showgrid": false, "showticklabels": false, "ticks": "outside", "zeroline": false}, "yaxis2": {"anchor": "x2", "domain": [0.765, 1.0], "showgrid": false, "ticks": "outside", "visible": false, "zeroline": false}, "yaxis3": {"anchor": "x3", "domain": [0.765, 1.0], "showgrid": false, "ticks": "outside", "visible": false, "zeroline": false}, "yaxis4": {"anchor": "x4", "domain": [0.765, 1.0], "showgrid": false, "ticks": "outside", "visible": false, "zeroline": false}, "yaxis5": {"anchor": "x5", "domain": [0.51, 0.745], "showgrid": false, "ticks": "outside", "title": {"font": {"size": 10}, "text": "Material_1_SldParameter_0"}, "zeroline": false}, "yaxis6": {"anchor": "x6", "domain": [0.51, 0.745], "showgrid": false, "showticklabels": false, "ticks": "outside", "zeroline": false}, "yaxis7": {"anchor": "x7", "domain": [0.51, 0.745], "showgrid": false, "ticks": "outside", "visible": false, "zeroline": false}, "yaxis8": {"anchor": "x8", "domain": [0.51, 0.745], "showgrid": false, "ticks": "outside", "visible": false, "zeroline": false}, "yaxis9": {"anchor": "x9", "domain": [0.255, 0.49], "showgrid": false, "ticks": "outside", "title": {"font": {"size": 10}, "text": "Parameter_0"}, "zeroline": false}}}
